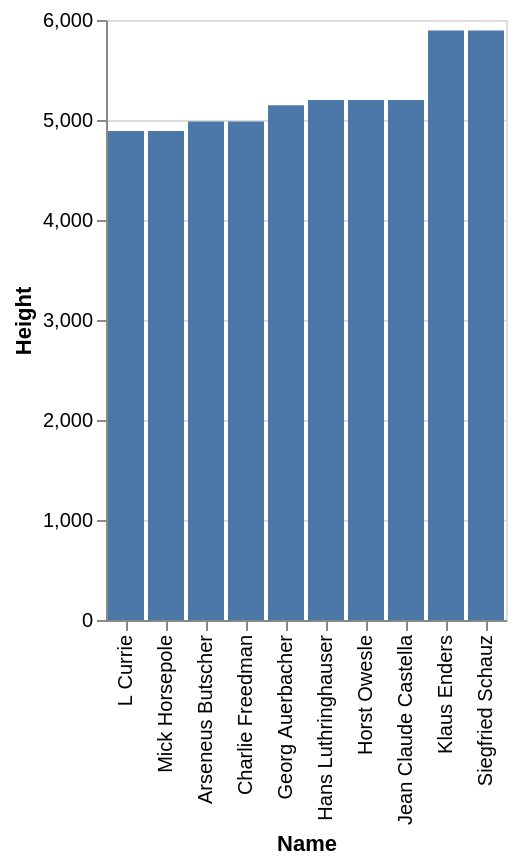

The specification (Vega-Lite) saved for this image:
### Vega-Lite specification from a JSON file in a GitHub repository (floating-point values rounded to 4 significant figures)
{"data": {"values": [{"x_data": "L Currie", "y_data": 4890}, {"x_data": "Mick Horsepole", "y_data": 4890}, {"x_data": "Arseneus Butscher", "y_data": 4985}, {"x_data": "Charlie Freedman", "y_data": 4985}, {"x_data": "Georg Auerbacher", "y_data": 5148}, {"x_data": "Hans Luthringhauser", "y_data": 5199}, {"x_data": "Horst Owesle", "y_data": 5199}, {"x_data": "Jean Claude Castella", "y_data": 5199}, {"x_data": "Klaus Enders", "y_data": 5895}, {"x_data": "Siegfried Schauz", "y_data": 5895}]}, "mark": "bar", "encoding": {"x": {"field": "x_data", "type": "nominal", "title": "Name", "sort": {"op": "sum", "field": "y_data", "order": "ascending"}}, "y": {"field": "y_data", "type": "quantitative", "title": "Height"}}}
